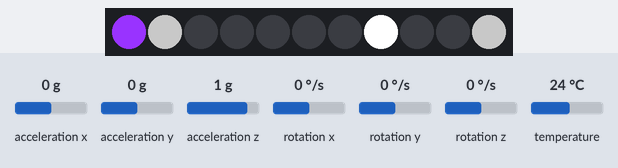
This sketch was run on a simulated Arduino Uno, built with avr-gcc and run on an emulated ATmega328P. On the bench: 11 RGB LEDs in strip order, left to right. The test bench sets the inputs (shaded band); at power-on: temperature 24 °C, acceleration x 0 g, acceleration y 0 g, acceleration z 1 g, rotation x 0 °/s, rotation y 0 °/s, rotation z 0 °/s. The strip is taken to match the declared colour order.

Above: at 4.2 s.
4.3 s: temperature set to 12 °C
5.8 s: temperature set to 19 °C
At 7.0 s:
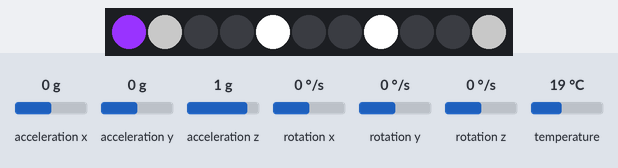
7.3 s: temperature set to 28 °C
At 8.3 s:
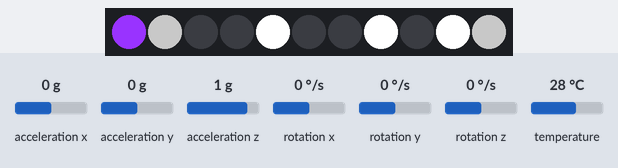
Timing chart, 0 to 10.3 s (numbered marks = the images above; inputs shaded):
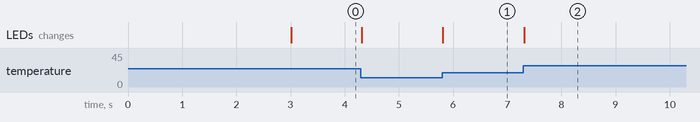

The sketch:

v3.2.ino
```cpp
#include <MPU6050_tockn.h>
#include <Adafruit_NeoPixel.h>

// Declare component positions
int ledPin = 3, noOfLEDs = 11;

// Iteration
int noOfModes = 5, mode = 0;

// Timekeeping
unsigned long prevMillisDebug = 0, prevMillis = 0;
unsigned long hourLength = 3600000;

// Initialize NeoPixel object
Adafruit_NeoPixel strip(noOfLEDs, ledPin, NEO_RGB + NEO_KHZ400);

// Initialize MPU Chip
MPU6050 mpu6050(Wire);

// Temperature array
int tempArray[24][7] = {0}, tempArrayAvg[365] = {0};
int hour = 0, day = 0;
int difference = 0;

int tempCurrentIndex = 0, tempAvgIndexTotalD = 0, tempAvgIndexTotalW = 0, tempAvgIndexTotalM = 0, tempAvgIndexTotalY = 0, tempAvgIndexHour = 0;

// Setup
void setup()
{
  // Serial to display data
  Serial.begin(56700);
  Wire.begin();

  // Initialize RGB LEDs
  strip.begin();
  strip.show();

  // Initialize MPU
  mpu6050.begin();
  mpu6050.calcGyroOffsets(true);
}

void loop()
{
  // Timekeeping
  unsigned long currentMillisDebug = millis();
  unsigned long currentMillis = millis();

  // Sensor update
  mpu6050.update();

//  // Debug
//  if (currentMillisDebug - prevMillisDebug >= 1000)
//  {
//    Serial.println(mpu6050.getTemp());
//    prevMillisDebug = currentMillisDebug;
//  }

  // Every new day:
  if (hour == 0)
  {
    // Shift temp array right for new day
    for (int i = 0; i < 24; i++)
    {
      for (int j = 0; j < 6; j++)
      {
        tempArray[i][j+1] = tempArray[i][j];
      }
    }

    // Fill in array for average temperatures and shift right for new day
    tempArrayAvg[0] = averageDayTemperature();

    for (int i = 0; i < 364; i++)
    {
      tempArrayAvg[i+1] = tempArrayAvg[i];
    }
  }

  // Every hour: fill in temperature for said hour;
  if (currentMillis - prevMillis >= hourLength)
  {
    tempArray[hour][0] = mpu6050.getTemp();
  }

  // Mode iteration
  if (0) // implement tap
  {
    mode++;
    Serial.println("Next mode");
    if (mode == noOfModes)
    {
      mode = 0;
    }
  }

  // Light position index calculation
  tempCurrentIndex = ((int) mpu6050.getTemp() - 10) / 2; constrain(tempCurrentIndex, 1, 10);
  tempAvgIndexTotalD = ((int) averageTemperatureTotal(1) - 10) / 2; constrain(tempAvgIndexTotalD, 1, 10);
  tempAvgIndexTotalW = ((int) averageTemperatureTotal(7) - 10) / 2; constrain(tempAvgIndexTotalW, 1, 10);
  tempAvgIndexTotalM = ((int) averageTemperatureTotal(30) - 10) / 2; constrain(tempAvgIndexTotalM, 1, 10);
  tempAvgIndexTotalY = ((int) averageTemperatureTotal(365) - 10) / 2; constrain(tempAvgIndexTotalY, 1, 10);
  tempAvgIndexHour = ((int) averageTemperatureHour(hour, 7) - 10) / 2; constrain(tempAvgIndexHour, 1, 10);

  // Thermometer modes
  // Mode 0 (diff. avg hour W)
  if (mode == 0)
  {
    strip.setPixelColor(tempCurrentIndex, 255, 255, 255);
    // Comparison temperature
    if (tempCurrentIndex != tempAvgIndexHour)
    {
      strip.setPixelColor(tempAvgIndexHour, 255, 0, 0);
    }
    // Boundary visibility
    if (tempCurrentIndex != 1 && tempAvgIndexHour != 1)
    {
      strip.setPixelColor(1, 100, 100, 100);
    }
    if (tempCurrentIndex != 10 && tempAvgIndexHour != 10)
    {
      strip.setPixelColor(10, 100, 100, 100);
    }
    // Mode indicator
    strip.setPixelColor(0, 153, 51, 255);
    strip.show();
  }

  // Mode 1 (diff. avg total D)
  else if (mode == 1)
  {
    strip.setPixelColor(tempCurrentIndex, 255, 255, 255);
    if (tempCurrentIndex != tempAvgIndexTotalD)
    {
      strip.setPixelColor(tempAvgIndexTotalD, 255, 0, 0);
    }
    // Boundary visibility
    if (tempCurrentIndex != 1 && tempAvgIndexTotalD != 1)
    {
      strip.setPixelColor(0, 100, 100, 100);
    }
    if (tempCurrentIndex != 10 && tempAvgIndexTotalD != 10)
    {
      strip.setPixelColor(10, 100, 100, 100);
    }
    // Mode indicator
    strip.setPixelColor(0, 51, 255, 51);
    strip.show();
  }

  // Mode 2 (diff. avg total W)
  else if (mode == 2)
  {
    strip.setPixelColor(tempCurrentIndex, 255, 255, 255);
    if (tempCurrentIndex != tempAvgIndexTotalW)
    {
      strip.setPixelColor(tempAvgIndexTotalW, 255, 0, 0);
    }
    // Boundary visibility
    if (tempCurrentIndex != 1 && tempAvgIndexTotalW != 1)
    {
      strip.setPixelColor(1, 100, 100, 100);
    }
    if (tempCurrentIndex != 10 && tempAvgIndexTotalW != 10)
    {
      strip.setPixelColor(10, 100, 100, 100);
    }
    // Mode indicator
    strip.setPixelColor(0, 153, 255, 51);
    strip.show();
  }

  // Mode 3 (diff. avg total M)
  else if (mode == 3)
  {
    strip.setPixelColor(tempCurrentIndex, 255, 255, 255);
    if (tempCurrentIndex != tempAvgIndexTotalM)
    {
      strip.setPixelColor(tempAvgIndexTotalM, 255, 0, 0);
    }
    // Boundary visibility
    if (tempCurrentIndex != 1 && tempAvgIndexTotalM != 1)
    {
      strip.setPixelColor(1, 100, 100, 100);
    }
    if (tempCurrentIndex != 10 && tempAvgIndexTotalM != 10)
    {
      strip.setPixelColor(10, 100, 100, 100);
    }
    // Mode indicator
    strip.setPixelColor(0, 255, 255, 51);
    strip.show();
  }

  // Mode 4 (diff. avg total Y)
  else if (mode == 4)
  {
    strip.setPixelColor(tempCurrentIndex, 255, 255, 255);
    if (tempCurrentIndex != tempAvgIndexTotalY)
    {
      strip.setPixelColor(tempAvgIndexTotalY, 255, 0, 0);
    }
    // Boundary visibility
    if (tempCurrentIndex != 1 && tempAvgIndexTotalY != 1)
    {
      strip.setPixelColor(1, 100, 100, 100);
    }
    if (tempCurrentIndex != 10 && tempAvgIndexTotalY != 10)
    {
      strip.setPixelColor(10, 100, 100, 100);
    }
    // Mode indicator
    strip.setPixelColor(0, 255, 153, 51);
    strip.show();
  }

  // Temperature array input control : Hour & day incrementation
  if (currentMillis - prevMillis >= hourLength)
    {
      hour++;
      if (hour >= 24)
      {
        hour = 0;
      }
      prevMillis = currentMillis;
    }
}

// Average over day
float averageDayTemperature()
{
  float avg, sum = 0;
  for (int i = 0; i < 24; i++)
  {
    sum += tempArray[i][0];
  }
  avg = sum / 24;
  return avg;
}

// Average over extended period
float averageTemperatureTotal(int d)
{
  float avg, sum = 0;
  for (int i = 1; i < d; i++)
  {
    sum += tempArrayAvg[i];
  }
  avg = sum / (d-1);
  return avg;
}

// Average for given hour (h) over period of time (d)
float averageTemperatureHour(int hour, int d)
{
  float avg, sum = 0;
  for (int j = 1; j < d; j++)
  {
    sum += tempArray[hour][j];
  }
  avg = sum / (d-1);
  return avg;
}
```

Measured:
- after the input at 5.8 s, the LEDs: change at once (image 1)
- after the input at 7.3 s, the LEDs: change at once (image 2)
